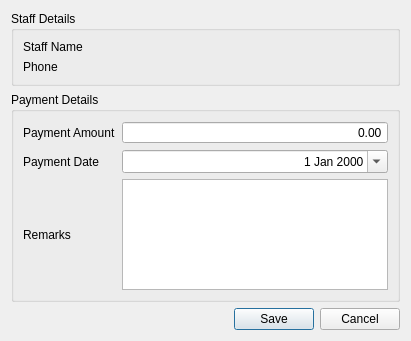
<?xml version="1.0" encoding="UTF-8"?>
<ui version="4.0">
 <class>AddStaffPayment</class>
 <widget class="QDialog" name="AddStaffPayment">
  <property name="geometry">
   <rect>
    <x>0</x>
    <y>0</y>
    <width>411</width>
    <height>341</height>
   </rect>
  </property>
  <property name="windowTitle">
   <string>Add Staff Payment</string>
  </property>
  <layout class="QVBoxLayout" name="verticalLayout">
   <item>
    <widget class="QGroupBox" name="groupBox">
     <property name="maximumSize">
      <size>
       <width>16777215</width>
       <height>100</height>
      </size>
     </property>
     <property name="title">
      <string>Staff Details</string>
     </property>
     <layout class="QVBoxLayout" name="verticalLayout_3">
      <item>
       <layout class="QGridLayout" name="gridLayout">
        <item row="0" column="0">
         <widget class="QLabel" name="label">
          <property name="text">
           <string>Staff Name</string>
          </property>
         </widget>
        </item>
        <item row="0" column="1">
         <widget class="QLabel" name="staff_name">
          <property name="minimumSize">
           <size>
            <width>200</width>
            <height>0</height>
           </size>
          </property>
          <property name="text">
           <string/>
          </property>
         </widget>
        </item>
        <item row="1" column="0">
         <widget class="QLabel" name="label_2">
          <property name="text">
           <string>Phone</string>
          </property>
         </widget>
        </item>
        <item row="1" column="1">
         <widget class="QLabel" name="staff_phone">
          <property name="minimumSize">
           <size>
            <width>200</width>
            <height>0</height>
           </size>
          </property>
          <property name="text">
           <string/>
          </property>
         </widget>
        </item>
       </layout>
      </item>
     </layout>
    </widget>
   </item>
   <item>
    <widget class="QGroupBox" name="groupBox_2">
     <property name="title">
      <string>Payment Details</string>
     </property>
     <layout class="QVBoxLayout" name="verticalLayout_2">
      <item>
       <layout class="QGridLayout" name="gridLayout_2">
        <item row="0" column="0">
         <widget class="QLabel" name="label_3">
          <property name="text">
           <string>Payment Amount</string>
          </property>
         </widget>
        </item>
        <item row="1" column="0">
         <widget class="QLabel" name="label_4">
          <property name="text">
           <string>Payment Date</string>
          </property>
         </widget>
        </item>
        <item row="2" column="0">
         <widget class="QLabel" name="label_5">
          <property name="text">
           <string>Remarks</string>
          </property>
         </widget>
        </item>
        <item row="2" column="1">
         <widget class="QPlainTextEdit" name="payment_remarks"/>
        </item>
        <item row="0" column="1">
         <widget class="QDoubleSpinBox" name="payment_amount">
          <property name="alignment">
           <set>Qt::AlignRight|Qt::AlignTrailing|Qt::AlignVCenter</set>
          </property>
          <property name="buttonSymbols">
           <enum>QAbstractSpinBox::NoButtons</enum>
          </property>
          <property name="maximum">
           <double>99999999999999.000000000000000</double>
          </property>
         </widget>
        </item>
        <item row="1" column="1">
         <widget class="QDateEdit" name="payment_date">
          <property name="alignment">
           <set>Qt::AlignRight|Qt::AlignTrailing|Qt::AlignVCenter</set>
          </property>
          <property name="calendarPopup">
           <bool>true</bool>
          </property>
         </widget>
        </item>
       </layout>
      </item>
     </layout>
    </widget>
   </item>
   <item>
    <layout class="QGridLayout" name="gridLayout_3">
     <item row="0" column="0">
      <spacer name="horizontalSpacer">
       <property name="orientation">
        <enum>Qt::Horizontal</enum>
       </property>
       <property name="sizeHint" stdset="0">
        <size>
         <width>40</width>
         <height>20</height>
        </size>
       </property>
      </spacer>
     </item>
     <item row="0" column="1">
      <widget class="QPushButton" name="savePayment">
       <property name="text">
        <string>Save</string>
       </property>
      </widget>
     </item>
     <item row="0" column="2">
      <widget class="QPushButton" name="cancelPayment">
       <property name="text">
        <string>Cancel</string>
       </property>
      </widget>
     </item>
    </layout>
   </item>
  </layout>
 </widget>
 <tabstops>
  <tabstop>payment_amount</tabstop>
  <tabstop>payment_date</tabstop>
  <tabstop>payment_remarks</tabstop>
  <tabstop>savePayment</tabstop>
  <tabstop>cancelPayment</tabstop>
 </tabstops>
 <resources/>
 <connections/>
</ui>
